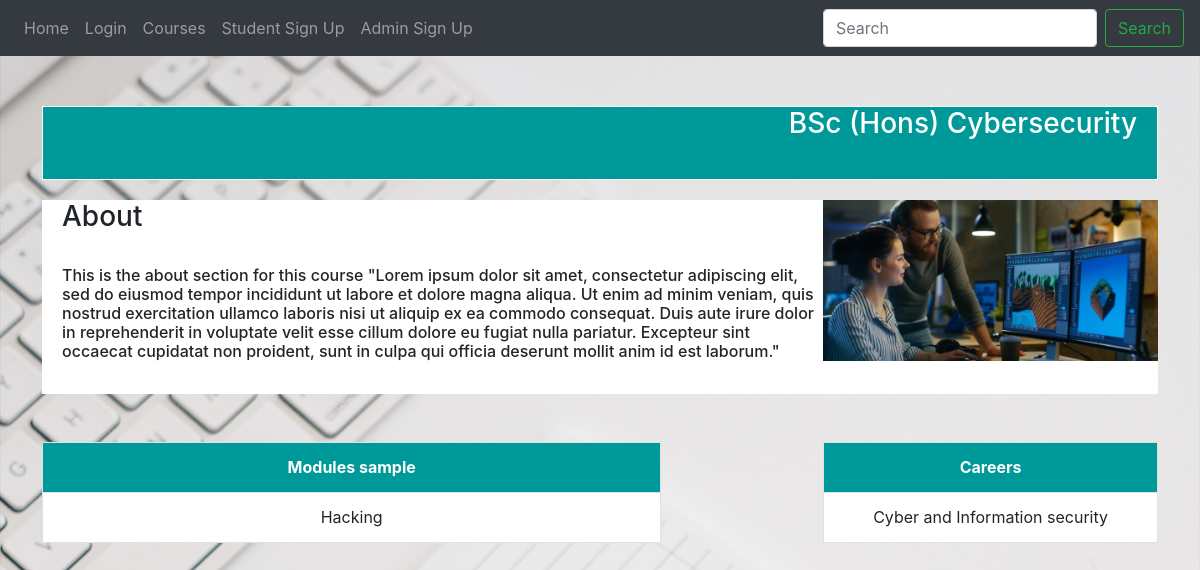
/course/3, run on the app's committed database.
### website/models.py (models this page shows)
class Courses(db.Model):
    id = db.Column(db.Integer, primary_key=True)
    courseName = db.Column(db.String(300))
    institute = db.Column(db.String(300))
    neededSubject = db.Column(db.String(300))
    about = db.Column(db.String(1000))
    courseimg = db.Column(db.String(1000))
    modules = db.Column(db.String(300))
    careers = db.Column(db.String(300))
    user_id = db.Column(db.Integer, db.ForeignKey('user.id'))

### website/views.py (the view)
@views.route('/course/<int:id>')
def course(id):
    course = Courses.query.get_or_404(id)
    return render_template('course.html', course=course)

### website/templates/course.html
{% extends "base.html" %} {% block title %}{{ course.courseName }}{% endblock %} {% block content
    %}
              <div class="info">
                <h3 class="infoname" style="margin-right: 20px;">{{ course.courseName }}</h3>
                <br><br><br>
            </div>
            <img class="infopic" style="float: right; margin-top: 20px;" src="\static/images/{{course.courseimg }}" alt="courselogo" width="30%" height="50%">
            <div class="infobod">
                <h3>About</h3>
                <br>
                <h6>{{ course.about }}</h6>
                <br>
            </div>
            <div class="table-responsive">
            <br><br>
            <table class="table table-striped table-bordered table-fixed table-hover table-condensed" style="border:0px; width: 55.5%; display: inline-block; " id="myTable3">
              <tr>
                <th>Modules sample</th>
              </tr>
              <tr>
                <td>{{ course.modules }}</td>
                </tr>
            </table>
            <table class="table table-striped table-bordered table-fixed table-hover table-condensed" style="border:0px; width: 30%; float: right;" id="myTable3">
                <tr>
                  <th>Careers</th>
                </tr>
                <tr>
                  <td>{{ course.careers }}</td>
                </tr>
              </table>
            </div>
    {% endblock %}

### website/static/styles.css (style rules this page uses)
#myTable3 th { background-color: #009999; color: white; text-align: center; width: 20%; }
body { background: url(background.jpg); background-size:cover; background-repeat:no-repeat; }
.info { margin-top: 50px; background-color: #009999; border-style: solid; border-width: 1px; border-color: white; color: white; }
.infoname { margin-left: 20px; float: right; }
.infobod { margin-top: 20px; padding-left: 20px; padding-right: 20px; background-color: white; }

### data on the page
Courses: courseName "BSc (Hons) Cybersecurity", courseimg (picture), about "This is the about section for this course \"Lorem ipsum dolor sit amet, consectetur adipiscing elit, sed do eiusmod tempor incididunt ut labore et dolore magna aliqua. Ut enim ad minim veniam, quis nostrud exercitation ullamco laboris nisi ut aliquip ex ea commodo consequat. Duis aute irure dolor in reprehenderit in voluptate velit esse cillum dolore eu fugiat nulla pariatur. Excepteur sint occaecat cupidatat non proident, sunt in culpa qui officia deserunt mollit anim id est laborum.\"", modules "Hacking", careers "Cyber and Information security"
